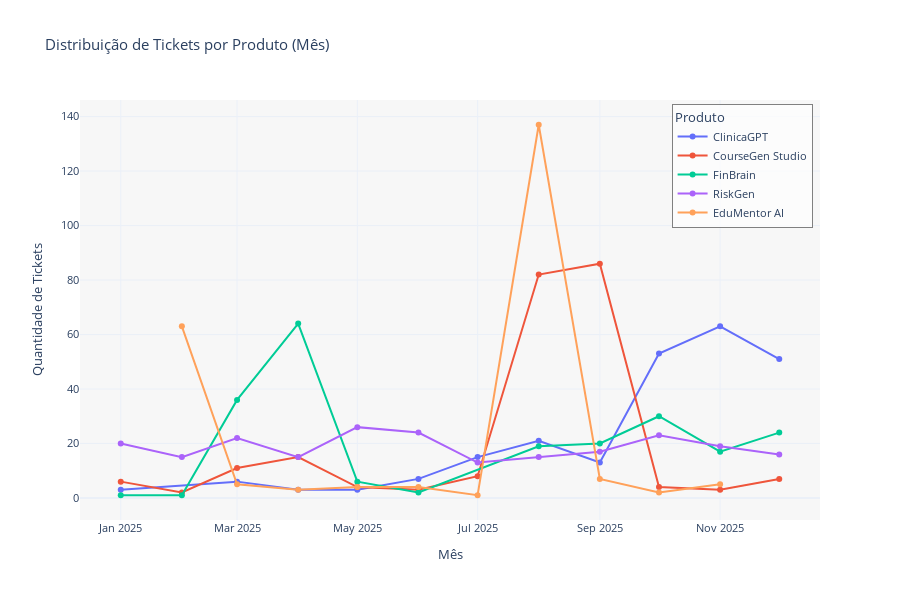

Notebook cell for this chart:
### Code cell
fig_plot = plot_distribuicao_produtos_ano(df_modified, mostrar_estatisticas=False)

### Figure 1 — Plotly figure (JSON) as saved in the notebook; plotly's stock layout.template omitted (floating-point values rounded to 4 significant figures)
{"data": [{"hovertemplate": "Produto=ClinicaGPT<br>Mês=%{x}<br>Tickets=%{y}<extra></extra>", "legendgroup": "ClinicaGPT", "line": {"color": "#636efa", "dash": "solid"}, "marker": {"symbol": "circle"}, "mode": "lines+markers", "name": "ClinicaGPT", "orientation": "v", "showlegend": true, "type": "scatter", "x": ["2025-01", "2025-03", "2025-04", "2025-05", "2025-06", "2025-07", "2025-08", "2025-09", "2025-10", "2025-11", "2025-12"], "xaxis": "x", "y": [3, 6, 3, 3, 7, 15, 21, 13, 53, 63, 51], "yaxis": "y"}, {"hovertemplate": "Produto=CourseGen Studio<br>Mês=%{x}<br>Tickets=%{y}<extra></extra>", "legendgroup": "CourseGen Studio", "line": {"color": "#EF553B", "dash": "solid"}, "marker": {"symbol": "circle"}, "mode": "lines+markers", "name": "CourseGen Studio", "orientation": "v", "showlegend": true, "type": "scatter", "x": ["2025-01", "2025-02", "2025-03", "2025-04", "2025-05", "2025-06", "2025-07", "2025-08", "2025-09", "2025-10", "2025-11", "2025-12"], "xaxis": "x", "y": [6, 2, 11, 15, 4, 3, 8, 82, 86, 4, 3, 7], "yaxis": "y"}, {"hovertemplate": "Produto=FinBrain<br>Mês=%{x}<br>Tickets=%{y}<extra></extra>", "legendgroup": "FinBrain", "line": {"color": "#00cc96", "dash": "solid"}, "marker": {"symbol": "circle"}, "mode": "lines+markers", "name": "FinBrain", "orientation": "v", "showlegend": true, "type": "scatter", "x": ["2025-01", "2025-02", "2025-03", "2025-04", "2025-05", "2025-06", "2025-08", "2025-09", "2025-10", "2025-11", "2025-12"], "xaxis": "x", "y": [1, 1, 36, 64, 6, 2, 19, 20, 30, 17, 24], "yaxis": "y"}, {"hovertemplate": "Produto=RiskGen<br>Mês=%{x}<br>Tickets=%{y}<extra></extra>", "legendgroup": "RiskGen", "line": {"color": "#ab63fa", "dash": "solid"}, "marker": {"symbol": "circle"}, "mode": "lines+markers", "name": "RiskGen", "orientation": "v", "showlegend": true, "type": "scatter", "x": ["2025-01", "2025-02", "2025-03", "2025-04", "2025-05", "2025-06", "2025-07", "2025-08", "2025-09", "2025-10", "2025-11", "2025-12"], "xaxis": "x", "y": [20, 15, 22, 15, 26, 24, 13, 15, 17, 23, 19, 16], "yaxis": "y"}, {"hovertemplate": "Produto=EduMentor AI<br>Mês=%{x}<br>Tickets=%{y}<extra></extra>", "legendgroup": "EduMentor AI", "line": {"color": "#FFA15A", "dash": "solid"}, "marker": {"symbol": "circle"}, "mode": "lines+markers", "name": "EduMentor AI", "orientation": "v", "showlegend": true, "type": "scatter", "x": ["2025-02", "2025-03", "2025-04", "2025-05", "2025-06", "2025-07", "2025-08", "2025-09", "2025-10", "2025-11"], "xaxis": "x", "y": [63, 5, 3, 4, 4, 1, 137, 7, 2, 5], "yaxis": "y"}], "layout": {"font": {"size": 11}, "height": 600, "hovermode": "x unified", "legend": {"bgcolor": "rgba(255, 255, 255, 0.7)", "bordercolor": "gray", "borderwidth": 1, "title": {"text": "Produto"}, "tracegroupgap": 0, "x": 0.99, "xanchor": "right", "y": 0.99, "yanchor": "top"}, "plot_bgcolor": "rgba(240, 240, 240, 0.5)", "title": {"text": "Distribuição de Tickets por Produto (Mês)"}, "xaxis": {"anchor": "y", "domain": [0, 1], "title": {"text": "Mês"}}, "yaxis": {"anchor": "x", "domain": [0, 1], "title": {"text": "Quantidade de Tickets"}}}}
